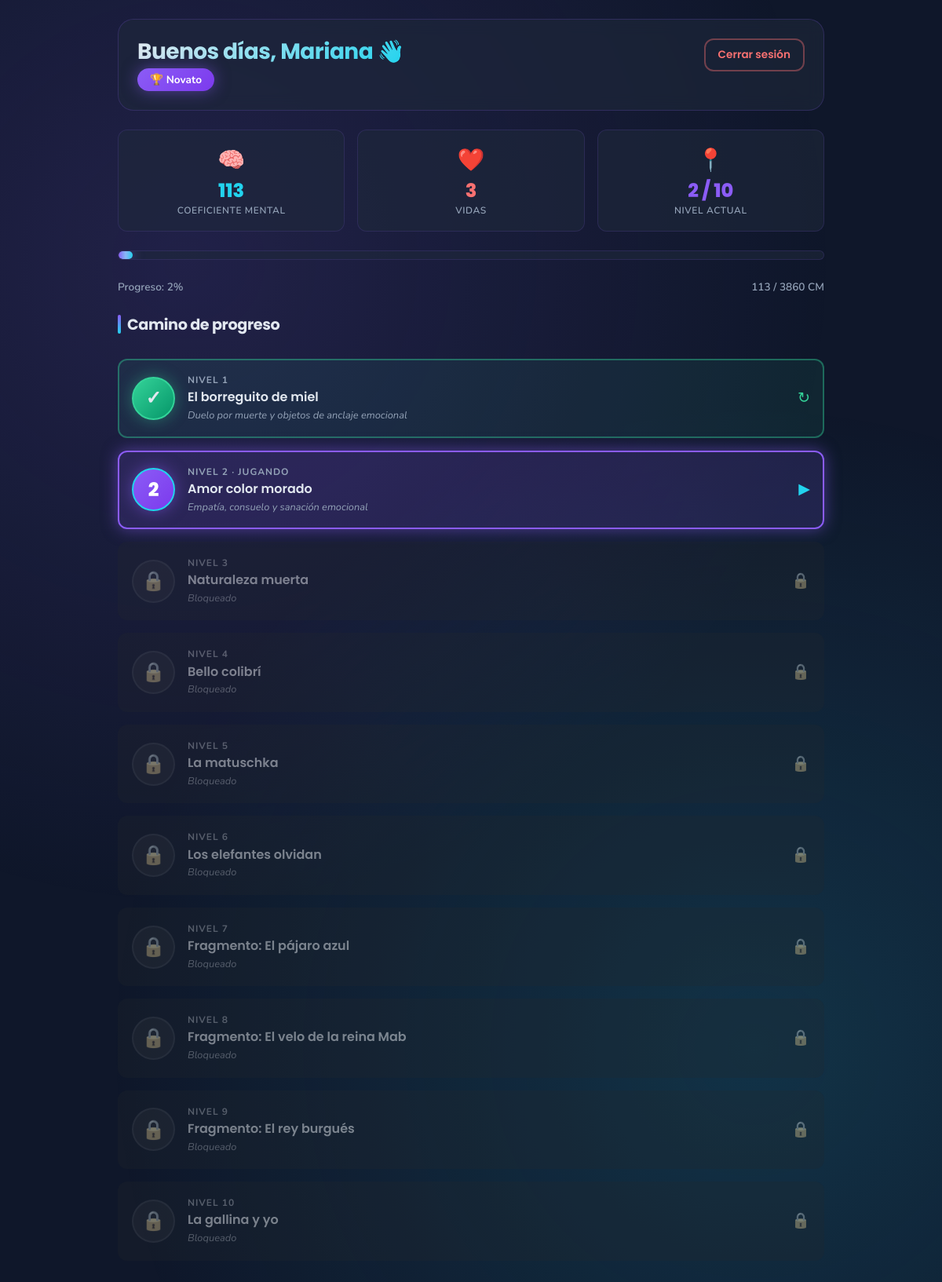
Page /menu (signed in) on the committed database.
### tables this page shows
CREATE TABLE usuarios (
            id INTEGER PRIMARY KEY AUTOINCREMENT,
            nombre_usuario TEXT UNIQUE NOT NULL,
            contrasena_hash TEXT NOT NULL,
            fecha_registro TIMESTAMP DEFAULT CURRENT_TIMESTAMP
        );

CREATE TABLE progreso (
            id INTEGER PRIMARY KEY AUTOINCREMENT,
            usuario_id INTEGER UNIQUE NOT NULL,
            nivel_actual INTEGER DEFAULT 1,
            cm_total INTEGER DEFAULT 0,
            titulo_actual TEXT DEFAULT 'Novato',
            vidas INTEGER DEFAULT 3,
            ultima_perdida_vida TIMESTAMP,
            fecha_actualizacion TIMESTAMP DEFAULT CURRENT_TIMESTAMP,
            FOREIGN KEY (usuario_id) REFERENCES usuarios (id)
        );

### app.py (the view)
@app.route("/menu")
@login_required
def menu():
    progreso = obtener_progreso(current_user.id)
    niveles_data = cargar_niveles()
    cm_maximo = sum(n["cm_base"] + n["cm_bonus_tiempo"] for n in niveles_data["niveles"])
    porcentaje_progreso = int((progreso["cm_total"] / cm_maximo) * 100) if cm_maximo > 0 else 0
    return render_template(
        "menu.html",
        nombre=current_user.nombre_usuario,
        saludo=obtener_saludo(),
        progreso=progreso,
        total_niveles=len(niveles_data["niveles"]),
        niveles=niveles_data["niveles"],
        cm_maximo=cm_maximo,
        porcentaje_progreso=porcentaje_progreso
    )

### app.py (called while the page is built, shortened)
def cargar_niveles():
    with open(NIVELES_PATH, "r", encoding="utf-8") as f:
        return json.load(f)

def get_db():
    conexion = sqlite3.connect(DB_PATH)
    conexion.row_factory = sqlite3.Row
    return conexion

@login_manager.user_loader
def load_user(user_id):
    conexion = get_db()
    cursor = conexion.cursor()
    cursor.execute("SELECT id, nombre_usuario FROM usuarios WHERE id = ?", (user_id,))
    fila = cursor.fetchone()
    conexion.close()
    if fila:
        return Usuario(fila["id"], fila["nombre_usuario"])
    return None

def obtener_saludo():
    hora = datetime.now().hour
    if 5 <= hora < 12:
        return "Buenos días"
    elif 12 <= hora < 19:
        return "Buenas tardes"
    else:
        return "Buenas noches"

def obtener_progreso(usuario_id):
    conexion = get_db()
    cursor = conexion.cursor()
    cursor.execute("SELECT * FROM progreso WHERE usuario_id = ?", (usuario_id,))
    progreso = cursor.fetchone()
    if not progreso:
        conexion.close()
        return None
    progreso = dict(progreso)
    conexion.close()
    return progreso

### templates/menu.html (shortened to what this page needs)
<!DOCTYPE html>
<html lang="es">
<head>
    <link rel="stylesheet" href="{{ url_for('static', filename='css/base.css') }}">
    <link rel="stylesheet" href="{{ url_for('static', filename='css/menu.css') }}">
</head>
<body>
    <div class="pantalla-menu">
        <div class="contenedor-menu">
            <header class="header-menu">
                <div class="saludo-bloque">
                    <h1>{{ saludo }}, {{ nombre }} 👋</h1>
                    <span class="titulo-actual">🏆 {{ progreso.titulo_actual }}</span>
                </div>
                <a href="{{ url_for('logout') }}" class="boton-salir">Cerrar sesión</a>
            </header>
            <div class="estadisticas">
                <div class="tarjeta-stat stat-cm">
                    <div class="stat-icono">🧠</div>
                    <div class="stat-valor">{{ progreso.cm_total }}</div>
                    <div class="stat-etiqueta">Coeficiente Mental</div>
                </div>
                <div class="tarjeta-stat stat-vidas">
                    <div class="stat-icono">❤️</div>
                    <div class="stat-valor">{{ progreso.vidas }}</div>
                    <div class="stat-etiqueta">Vidas</div>
                </div>
                <div class="tarjeta-stat stat-nivel">
                    <div class="stat-icono">📍</div>
                    <div class="stat-valor">{{ progreso.nivel_actual }} / {{ total_niveles }}</div>
                    <div class="stat-etiqueta">Nivel actual</div>
                </div>
            </div>
            <div class="barra-progreso">
                <div class="barra-progreso-relleno" style="width: {{ porcentaje_progreso }}%;"></div>
            </div>
            <div class="barra-info">
                <span>Progreso: {{ porcentaje_progreso }}%</span>
                <span>{{ progreso.cm_total }} / {{ cm_maximo }} CM</span>
            </div>
            <h2 class="titulo-seccion">Camino de progreso</h2>
            <div class="camino">
                {% for n in niveles %}
                    {% if n.nivel < progreso.nivel_actual %}
                        <a href="{{ url_for('recompensa', num_nivel=n.nivel) }}" class="nivel-nodo completado">
                            <div class="nivel-circulo">✓</div>
                            <div class="nivel-info">
                                <div class="nivel-numero">Nivel {{ n.nivel }}</div>
                                <div class="nivel-titulo">{{ n.titulo }}</div>
                                <div class="nivel-subtitulo">{{ n.subtitulo_psicologico }}</div>
                            </div>
                            <div class="nivel-flecha">↻</div>
                        </a>
                    {% elif n.nivel == progreso.nivel_actual %}
                        <a href="{{ url_for('nivel', num_nivel=n.nivel) }}" class="nivel-nodo actual">
                            <div class="nivel-circulo">{{ n.nivel }}</div>
                            <div class="nivel-info">
                                <div class="nivel-numero">Nivel {{ n.nivel }} · Jugando</div>
                                <div class="nivel-titulo">{{ n.titulo }}</div>
                                <div class="nivel-subtitulo">{{ n.subtitulo_psicologico }}</div>
                            </div>
                            <div class="nivel-flecha">▶</div>
                        </a>
                    {% else %}
                        <div class="nivel-nodo bloqueado">
                            <div class="nivel-circulo">🔒</div>
                            <div class="nivel-info">
                                <div class="nivel-numero">Nivel {{ n.nivel }}</div>
                                <div class="nivel-titulo">{{ n.titulo }}</div>
                                <div class="nivel-subtitulo">Bloqueado</div>
                            </div>
                            <div class="nivel-flecha">🔒</div>
                        </div>
                    {% endif %}
                {% endfor %}
            </div>
        </div>
    </div>
</body>
</html>

### static/css/base.css (style rules this page uses)
:root { --color-fondo: #0f172a; --color-fondo-2: #1e293b; --color-fondo-3: #334155; --color-texto: #e2e8f0; --color-texto-suave: #94a3b8; --color-primario: #8b5cf6; --color-primario-oscuro: #7c3aed; --color-secundario: #22d3ee; --color-exito: #34d399; --color-error: #f87171; --color-advertencia: #fbbf24; --glow-primario: 0 0 20px rgba(139, 92, 246, 0.5); --glow-secundario: 0 0 20px rgba(34, 211, 238, 0.5); --sombra-suave: 0 4px 20px rgba(0, 0, 0, 0.3); --espaciado-xs: 0.25rem; --espaciado-sm: 0.5rem; --espaciado-md: 1rem; --espaciado-lg: 1.5rem; --espaciado-xl: 2rem; --espaciado-xxl: 3rem; --radio-sm: 8px; --radio-md: 12px; --radio-lg: 20px; --radio-full: 9999px; --transicion-rapida: 0.15s ease; --transicion-media: 0.3s ease; --transicion-lenta: 0.5s ease; }
* { margin: 0; padding: 0; box-sizing: border-box; }
html { font-size: 16px; scroll-behavior: smooth; }
body { font-family: 'Nunito', sans-serif; background: var(--color-fondo); color: var(--color-texto); min-height: 100vh; line-height: 1.6; overflow-x: hidden; position: relative; }
body::before { content: ''; position: fixed; top: 0; left: 0; width: 100%; height: 100%; background: radial-gradient(circle at 20% 20%, rgba(139, 92, 246, 0.15) 0%, transparent 50%), radial-gradient(circle at 80% 80%, rgba(34, 211, 238, 0.15) 0%, transparent 50%); pointer-events: none; z-index: -1; animation: fondoAnimado 15s ease-in-out infinite alternate; }
h1, h2, h3, h4, h5, h6 { font-family: 'Poppins', sans-serif; font-weight: 700; line-height: 1.2; color: var(--color-texto); letter-spacing: -0.02em; }
h1 { font-size: 2.5rem; }
h2 { font-size: 1.75rem; }
a { color: var(--color-secundario); text-decoration: none; transition: color var(--transicion-rapida); }

### rows in the picture
usuarios: nombre_usuario "Mariana"
progreso: titulo_actual "Novato", cm_total "113", vidas "3", nivel_actual "2"

### other values in the picture
{{ saludo }} "Buenos días"
{{ total_niveles }} "10"
{{ porcentaje_progreso }} "2"
{{ cm_maximo }} "3860"
{{ n.nivel }} "1"
{{ n.titulo }} "El borreguito de miel"
{{ n.subtitulo_psicologico }} "Duelo por muerte y objetos de anclaje emocional"
{{ n.nivel }} "2"
{{ n.titulo }} "Amor color morado"
{{ n.subtitulo_psicologico }} "Empatía, consuelo y sanación emocional"
{{ n.nivel }} "3" "4" "5" "6" "7" "8" "9" "10"
{{ n.titulo }} "Naturaleza muerta" "Bello colibrí" "La matuschka" "Los elefantes olvidan" "Fragmento: El pájaro azul" "Fragmento: El velo de la reina Mab" "Fragmento: El rey burgués" "La gallina y yo"
